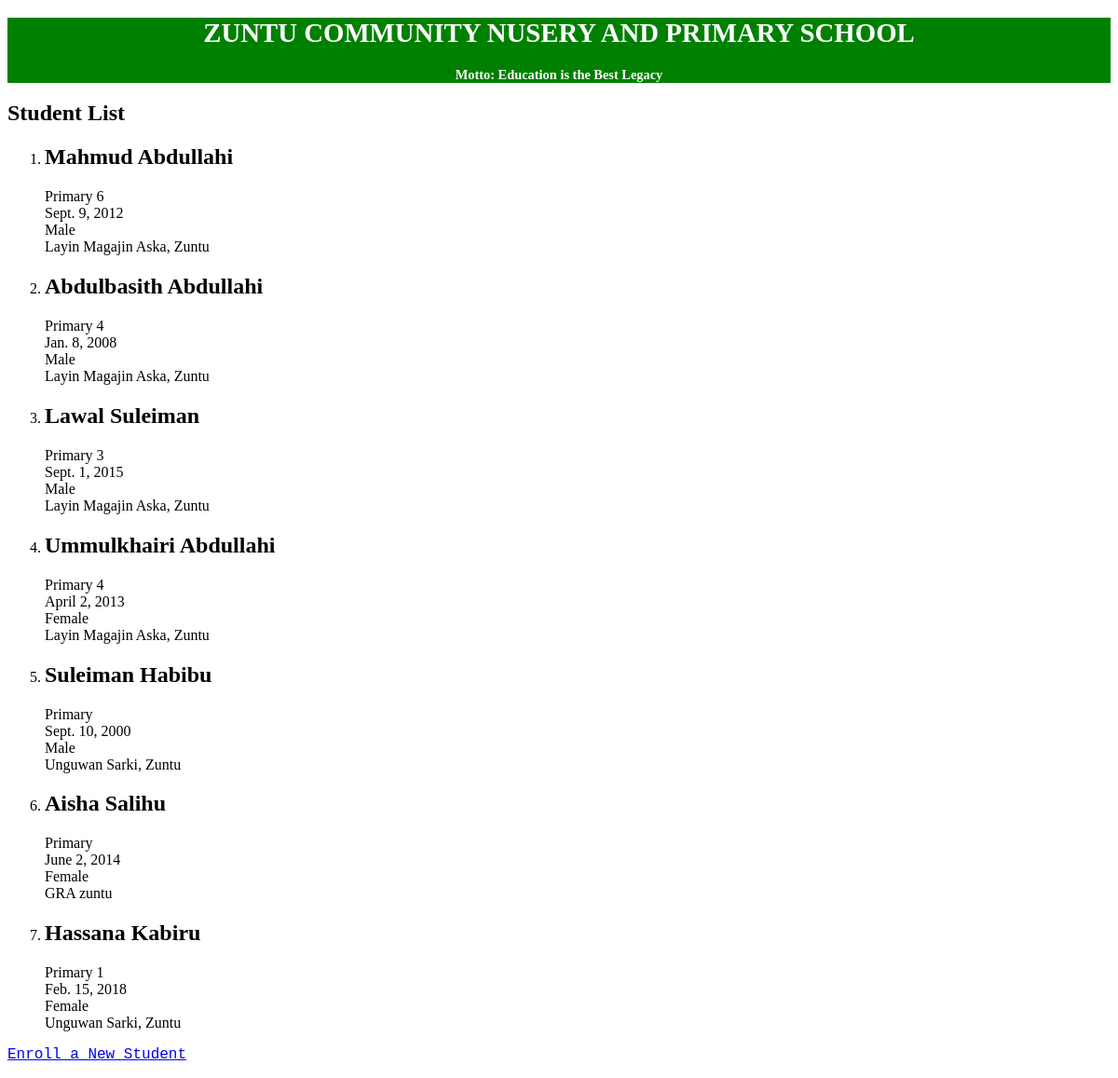
The page /students/ on the database its author committed.
### students/models.py (models this page shows, shortened)
class Student(models.Model):
    first_name = models.CharField(max_length=50)
    last_name = models.CharField(max_length=50)
    student_class = models.CharField(max_length=20, default='Primary ')
    date_of_birth = models.DateField()
    gender = models.CharField(max_length=10, choices=[('Male', 'Male'), ('Female', 'Female')])
    religion = models.CharField(max_length=10, choices=[('Islam', 'islam'), ('Christian', 'Christian')])
    address = models.CharField(max_length=30)
    admission_date = models.DateField(auto_now_add=True)

### students/views.py (the view)
# urls.py: path('students/', views.student_list, name='student_list'),
def student_list(request):
    students = Student.objects.all()
    return render(request, 'students/student_list.html', {'students': students})

### students/templates/students/student_list.html (shortened to what this page needs)
<!DOCTYPE html>
<html>
<head>
</head>
<body>
    <div class="header">
    <h1>ZUNTU COMMUNITY NUSERY AND PRIMARY SCHOOL</h1>
    <h4>Motto: Education is the Best Legacy</h4>
    </div>
    <h2>Student List</h2>
    <ol>
        {% for student in students %}
            <li><h2>{{ student.first_name }} {{ student.last_name }}</h2>
                {{ student.student_class }}<br>
                {{ student.date_of_birth }}<br>
                {{ student.gender}}<br>
                {{ student.address}}<br>
            </li>
        {% endfor %}
    </ol>
    <p><a href="{% url 'enroll_student' %}">Enroll a New Student</a></p>
</body>
</html>

### students/templates/students/student_list.html (style rules this page uses)
.header { color: white; font-family: verdana; font-size: 90%; background-color: green; text-align: center; background-image: url(logo.png); background-repeat: no-repeat; background-position: center 100px; background-attachment: fixed; }
p { color: rgb(20, 19, 19); font-family: courier; font-size: 100%; }

### rows shown on the page
Student: first_name "Mahmud", last_name "Abdullahi", student_class "Primary 6", date_of_birth "Sept. 9, 2012", gender "Male", address "Layin Magajin Aska, Zuntu"
Student: first_name "Abdulbasith", last_name "Abdullahi", student_class "Primary 4", date_of_birth "Jan. 8, 2008", gender "Male", address "Layin Magajin Aska, Zuntu"
Student: first_name "Lawal", last_name "Suleiman", student_class "Primary 3", date_of_birth "Sept. 1, 2015", gender "Male", address "Layin Magajin Aska, Zuntu"
Student: first_name "Ummulkhairi", last_name "Abdullahi", student_class "Primary 4", date_of_birth "April 2, 2013", gender "Female", address "Layin Magajin Aska, Zuntu"
Student: first_name "Suleiman", last_name "Habibu", student_class "Primary", date_of_birth "Sept. 10, 2000", gender "Male", address "Unguwan Sarki, Zuntu"
Student: first_name "Aisha", last_name "Salihu", student_class "Primary", date_of_birth "June 2, 2014", gender "Female", address "GRA zuntu"
Student: first_name "Hassana", last_name "Kabiru", student_class "Primary 1", date_of_birth "Feb. 15, 2018", gender "Female", address "Unguwan Sarki, Zuntu"
